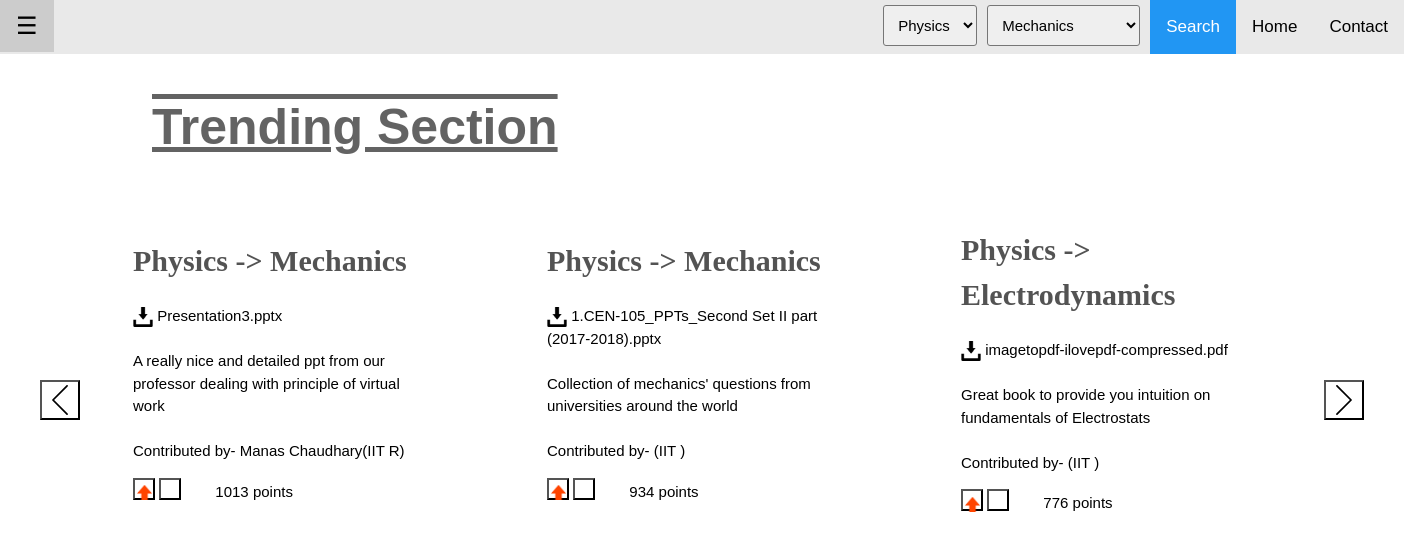
The app's page /old.php (signed in) with its own data.
### tables this page shows
CREATE TABLE `filet` (
  `userID` int(9) NOT NULL,
  `subject` varchar(15) NOT NULL,
  `subtopic` varchar(25) NOT NULL,
  `description` varchar(300) NOT NULL,
  `filename` varchar(260) NOT NULL,
  `vote` int(11) DEFAULT NULL,
  `kab` date DEFAULT NULL
);

CREATE TABLE `websiteusers` (
  `userID` int(9) NOT NULL,
  `fullname` varchar(50) NOT NULL,
  `userName` varchar(40) NOT NULL,
  `email` varchar(40) NOT NULL,
  `pass` varchar(40) NOT NULL,
  `iit` varchar(3) NOT NULL
);

### old.php (the view, shortened to what this page needs)
<!DOCTYPE HTML>
<HTML>
<HEAD>
<link rel="stylesheet" href="style2.css">
</HEAD>
<body>
<?php
    $query = mysql_query("SELECT * FROM websiteusers WHERE userID = '".$_SESSION['theuser']."'"  );
    $row = mysql_fetch_array($query);
  ?>
<div id="main">
<div class="topnav">
<button id="openNav" class="w3-button w3-teal w3-xlarge" onclick="w3_open()">&#9776;</button>
  <a href="">Contact</a>
  <a href="">Home</a>
  <a href="mechanics.php" class="active">Search</a>
  <select name="subtopic" id="list" class = "form-control">
  <option value="01">Mechanics</option>
          </select>
  <select name="subject" class = "form-control">
  <option value="01">Physics</option>
</select>
</div>
</div>
<div class="head">Trending Section</div>
<?php
  echo "<form method='post' accept-charset='utf-8' method='POST' action='left.php' class='form' role='form'><button style='height:40px;width:40px;position:fixed;top:50%;left:40px;margin-top:-20px;padding:0; background-color:white;' type='submit' name='submit' class='form-control1 c'><img style='height:30px;width:30px'  src='left.svg'></button></form>";
  echo "<form method='post' accept-charset='utf-8' method='POST' action='right.php' class='form' role='form'><button style='height:40px;width:40px;position:fixed;top:50%;right:40px;margin-top:-20px;padding:0; background-color:white;' type='submit' name='submit' class='form-control1 c'><img style='height:30px;width:30px'  src='right.svg'></button></form>";
    $query = mysql_query("SELECT * FROM filet ORDER BY vote DESC;"  );
    $row1 = mysql_fetch_array($query);
    $query1 = mysql_query("SELECT * FROM websiteusers WHERE userID='".$row[0]."';"  );
    $row1_ = mysql_fetch_array($query1);
    $row2 = mysql_fetch_array($query);
    $row2_ = mysql_fetch_array($query1);
    $row3 = mysql_fetch_array($query);
    $row3_ = mysql_fetch_array($query1);
if($row1 AND $row2 AND $row3){
  echo"
    <table>
  <tr style='text-align:center'>
<div class='containi'><td>
<div class='content'>
	<div class='card l'>
		<div class='topic'>".$row1[1]."   ->   ".$row1[2]."</div><br>
		<div class='link'><a href='".$row1[4]."' download><img src='pdf.png'></a>   ".$row1[4]."</div><br>
		<div class='desc'>".$row1[3]."</div><br>
		<div class='by'>Contributed by- ".$row1_[1]."(IIT ".$row1_[5].")</div>
		<div class='vote'><p><form method='post' accept-charset='utf-8' method='POST'style='display:inline;' action='up.php' class='form' role='form'><button onclick='neela(this)' style='height:22px;width:22px;padding:1px; background-color:white;' type='submit' name='submit' class='form-control1 c'><img src='upvote.png'></button></form>   <form method='post' style='display:inline;' accept-charset='utf-8' method='POST' action='down.php' class='form' role='form'><button onclick='neela(this)' style='height:22px;width:22px;padding:1px; background-color:white;' type='submit' name='submit' class='form-control1 c'></form  <img src='downvote.png'></button></form>        <span style='margin-left:30px;'>".$row1[5]." points</span></p></div>
	</div></div></td>
<td>
<div class='content '>
  <div class='card c'>
    <div class='topic'>".$row2[1]."   ->   ".$row2[2]."</div><br>
    <div class='link'><a href='".$row2[4]."' download><img src='pdf.png'></a>   ".$row2[4]."</div><br>
    <div class='desc'>".$row2[3]."</div><br>
    <div class='by'>Contributed by- ".$row2_[1]."(IIT ".$row2_[5].")</div>
    <div class='vote'><p><form method='post' accept-charset='utf-8' style='display:inline;' method='POST' action='up.php' class='form' role='form'><button onclick='neela(this)' style='height:22px;width:22px;padding:1px; background-color:white;' type='submit' name='submit' class='form-control1 c'><img src='upvote.png'></button></form>   <form method='post' style='display:inline;' accept-charset='utf-8' method='POST' action='down.php' class='form' role='form'><button onclick='neela(this)' style='height:22px;width:22px;padding:1px; background-color:white;' type='submit' name='submit' class='form-control1 c'></form  <img src='downvote.png'></button></form>        <span style='margin-left:30px;'>".$row2[5]." points</span></p></div>
  </div></td>
<td>
<div class='content '>
  <div class='card r'>
    <div class='topic'>".$row3[1]."   ->   ".$row3[2]."</div><br>
    <div class='link'><a href='".$row3[4]."' download><img src='pdf.png'></a>   ".$row3[4]."</div><br>
    <div class='desc'>".$row3[3]."</div><br>
    <div class='by'>Contributed by- ".$row3_[1]."(IIT ".$row3_[5].")</div>
    <div class='vote'><p><form method='post' accept-charset='utf-8' method='POST' style='display:inline;' action='up.php' class='form' role='form'><button onclick='neela(this)' style='height:22px;width:22px;padding:1px; background-color:white;' type='submit' name='submit' class='form-control1 c'><img src='upvote.png'></button></form>   <form method='post' style='display:inline;' accept-charset='utf-8' method='POST' action='down.php' class='form' role='form'><button onclick='neela(this)' style='height:22px;width:22px;padding:1px; background-color:white;' type='submit' name='submit' class='form-control1 c'></form  <img src='downvote.png'></button></form>         <span style='margin-left:30px;'>".$row3[5]." points</span></p></div>
  </div>
</div>
</td>
</tr>
</table>
  ";
}
?>
</body>
</HTML>

### style2.css (style rules this page uses)
html { box-sizing:border-box }
*,*:before,*:after { box-sizing:inherit }
body { font-family: "Lato", sans-serif; }
html { -ms-text-size-adjust:100%;-webkit-text-size-adjust:100% }
body { margin:0 }
a { background-color:transparent;-webkit-text-decoration-skip:objects }
img { border-style:none }
button,input,select,textarea { font:inherit;margin:0 }
button,input { overflow:visible }
button,select { text-transform:none }
button,html [type=button],[type=reset],[type=submit] { -webkit-appearance:button }
html,body { font-family:Verdana,sans-serif;font-size:15px;line-height:1.5 }
html { overflow-x:hidden }
img { vertical-align:middle }
a { color:inherit }
.w3-btn,.w3-button { border:none;display:inline-block;padding:8px 16px;vertical-align:middle;overflow:hidden;text-decoration:none;color:inherit;background-color:inherit;text-align:center;cursor:pointer;white-space:nowrap }
.w3-btn,.w3-button { -webkit-touch-callout:none;-webkit-user-select:none;-khtml-user-select:none;-moz-user-select:none;-ms-user-select:none;user-select:none }
.w3-main,#main { transition:margin-left .4s }
.w3-xlarge { font-size:24px!important }
.w3-teal,.w3-hover-teal:hover { color:#fff!important;background-color:#009688!important }
.form-control { padding:10px; font-family: Helvetica; border-radius: 3px; float:right; margin-top: 5px; margin-right: 10px; }
button { padding:8px; }
.head { position:absolute; top:90px; left:50%; margin-left:-550px; font-family: Arial; font-weight: bolder; text-decoration: underline overline; font-size :50px; color: rgba(60,60,60,0.8) }
.content { margin-top:120px; margin-right:30px; margin-left:30px; text-align:center; display: inline-block; }
.card { display:inline-block; float:; text-align:left; padding:0px; margin:50px; width:300px; }
.card .topic { font-family: Calibri; font-weight: bold; font-size: 30px; color: rgba(40,40,40,0.8); }
.card img { height:20px; width:20px; }
.card .vote img { height:15px; width:15px; }
.l { margin-left:100px; margin-right: 0; }
.r { margin-right:100px; margin-left: 0; }

### old.php (style rules this page uses)
* { box-sizing: border-box; }
body { margin: 0; font-family: Arial, Helvetica, sans-serif; }
.topnav { overflow: hidden; background-color: #e9e9e9; }
.topnav a { float:right; display: block; color: black; text-align: center; padding: 14px 16px; text-decoration: none; font-size: 17px; }
.topnav a.active { background-color: #2196F3; color: white; }

### records on screen
filet: subject "Physics", subtopic "Mechanics", filename "Presentation3.pptx", description "A really nice and detailed ppt from our professor dealing with principle of virtual work", vote "1013"
websiteusers: fullname "Manas Chaudhary", iit "R"
filet: subject "Physics", subtopic "Mechanics", filename "1.CEN-105_PPTs_Second Set II part (2017-2018).pptx", description "Collection of mechanics' questions from universities around the world", vote "934"
filet: subject "Physics", subtopic "Electrodynamics", filename "imagetopdf-ilovepdf-compressed.pdf", description "Great book to provide you intuition on fundamentals of Electrostats", vote "776"
